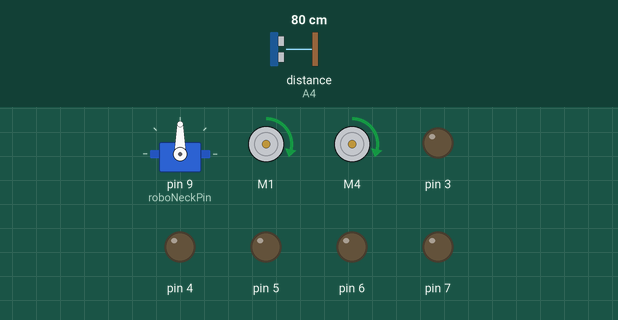
Recording of a sketch running on a simulated Arduino Uno, built with avr-gcc and run on an emulated ATmega328P. Shown: servo, 2 × DC motor (green arrow = forward, orange = backward, longer = faster), output pins drawn as LEDs (lit = HIGH). Wiring (inferred from the names in the program): ultrasonic range finder: trigger A5; echo A4. Inputs (shaded band) come from the test bench; at power-on: distance to the obstacle (sensor on A4) 80 cm. The echo pulse lasts 58.3 µs per cm; pins used as bus, display or sensor lines are not drawn; what the sketch prints to the serial monitor is not drawn.

Above: at 0.96 s.
1.3 s: distance to the obstacle (sensor on A4) set to 22 cm
At 1.57 s:
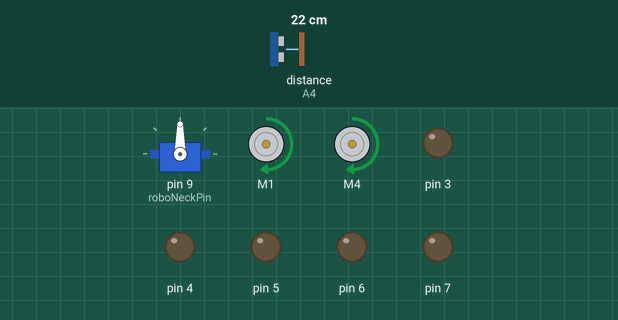
4.3 s: distance to the obstacle (sensor on A4) set to 19 cm
At 5.1 s:
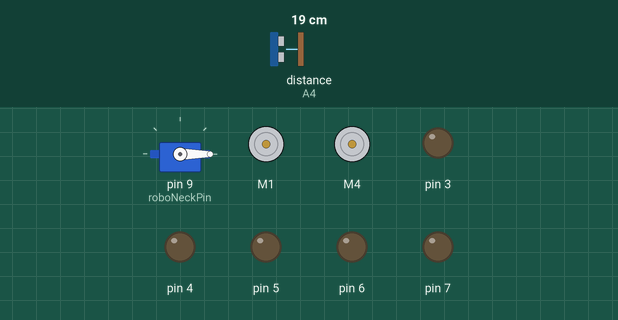
7.3 s: distance to the obstacle (sensor on A4) set to 11 cm
10.3 s: distance to the obstacle (sensor on A4) set to 8 cm
At 11.9 s:
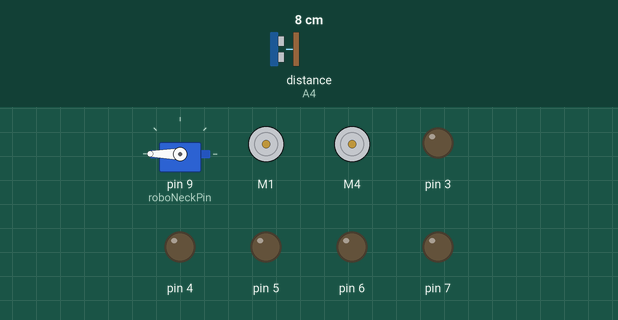
13.3 s: distance to the obstacle (sensor on A4) set to 35 cm
16.3 s: distance to the obstacle (sensor on A4) set to 18 cm
At 19.2 s:
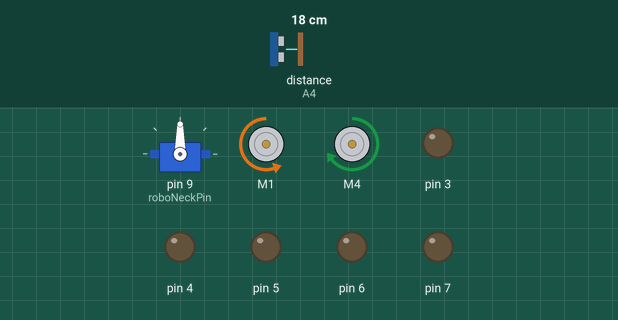
Timing chart, 0 to 20.3 s (numbered marks = the images above; inputs shaded):
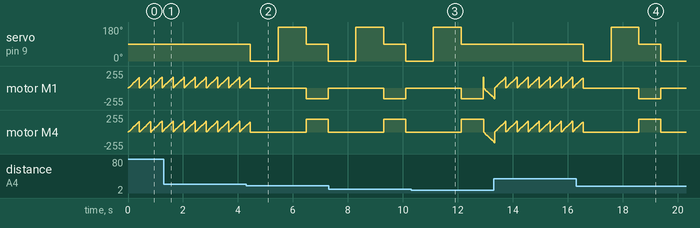

The sketch:

2WD_Robot.ino
```cpp
#include <AFMotor.h>      //add Adafruit Motor Shield library
#include <Servo.h>

#define MAX_SPEED 160 // sets speed of DC traction motors to 150/250 or about 70% of full speed - to get power drain down.
#define MAX_SPEED_OFFSET 35 // this sets offset to allow for differences between the two DC traction motors

Servo RoboNeck; //the eye holder

AF_DCMotor rightMotor(1); // create motor #1 using M1 output on Motor Drive Shield, set to 1kHz PWM frequency
AF_DCMotor leftMotor(4); // create motor #4, using M4 output on Motor Drive Shield, set to 1kHz PWM frequency


const unsigned short EchoPin = A4; // Echo pin for Ultrasonic sensor
const unsigned short TrigPin = A5; //Triger pin for Ultrasonic sensor


const unsigned short roboNeckPin = 9; //Servo input pin

int currentDist = 0; //
int speedSet = 0;
void setup() {
  Serial.begin(9600); //
  //Set the pins direction
  for (unsigned short i = 3; i <= 7; i++) {
    pinMode(i, OUTPUT);
  }
  pinMode(roboNeckPin, OUTPUT);

  RoboNeck.attach(roboNeckPin);

  RoboNeck.write(90); // tells the servo to position at 90-degrees ie. facing forward.

}

void loop() {
  currentDist = MeasuringDistance();
  if (currentDist > 20) {
    moveForward();
  }
  else if (currentDist < 10) {
    moveBackward();
  }
  else {
    changeDirection();
  }
}


//Measure the distance
int MeasuringDistance() {
  long duration;
  pinMode(TrigPin, OUTPUT);
  digitalWrite(TrigPin, LOW);
  delayMicroseconds(2);
  digitalWrite(TrigPin, HIGH);
  delayMicroseconds(10);
  digitalWrite(TrigPin, LOW);
  pinMode(EchoPin, INPUT);
  duration = pulseIn(EchoPin, HIGH);
  int distance = duration / 58;
  return distance;
}

//
void moveForward() {
  rightMotor.run(FORWARD);      // turn right motor forward
  leftMotor.run(FORWARD);       // turn left motor forward
  for (speedSet = 0; speedSet < MAX_SPEED; speedSet += 2) // slowly bring the speed up to avoid loading down the batteries too quickly
  {
    leftMotor.setSpeed(speedSet);
    rightMotor.setSpeed(speedSet);
    delay(5);
  }
}

//
void moveBackward() {
  Serial.print("The Robot is moving backward!!!");
  rightMotor.run(BACKWARD);      // turn right motor backward
  leftMotor.run(BACKWARD);       // turn left motor backward
  for (speedSet = 0; speedSet < MAX_SPEED; speedSet += 2) // slowly bring the speed up to avoid loading down the batteries too quickly
  {
    leftMotor.setSpeed(speedSet);
    rightMotor.setSpeed(speedSet);
    delay(5);
  }
}

//
void changeDirection() {
  Stop();//

  RoboNeck.write(0);
  delay(1000);
  int leftDist = MeasuringDistance();   //
  delay(10);
  RoboNeck.write(180);
  delay(1000);
  int rightDist = MeasuringDistance();   //
  delay(10);
  RoboNeck.write(90);
  if (leftDist < rightDist) {
    turnLeft();
  }
  else {
    turnRight();
  }
  return;
}

//
void Stop() {
  leftMotor.run(RELEASE);
  rightMotor.run(RELEASE);
  //RoboNeck.write(70);  //
}

//
void turnLeft() {
  Serial.print("The Robot is turning left!!!");
  rightMotor.run(FORWARD);     // turn motor 4 forward
  leftMotor.run(BACKWARD);      // turn motor 2 backward
  leftMotor.setSpeed(speedSet + MAX_SPEED_OFFSET);
  delay(800); // run motors this way for 1500
  leftMotor.run(FORWARD);      // turn it on going forward
  rightMotor.run(FORWARD);     // turn it on going forward
  //Stop();
}

//
void turnRight() {
  Serial.print("The Robot is turning left!!!");
  rightMotor.run(BACKWARD);     // turn motor 4 forward
  leftMotor.run(FORWARD);      // turn motor 2 backward
  leftMotor.setSpeed(speedSet + MAX_SPEED_OFFSET);
  delay(800); // run motors this way for 1500
  leftMotor.run(FORWARD);      // turn it on going forward
  rightMotor.run(FORWARD);     // turn it on going forward
  //Stop();
}
```

Measured:
- the behaviour switches between 21 and 20 cm on distance to the obstacle (sensor on A4) (found by bisection; images 1 and 2)
- the behaviour switches between 10 and 9 cm on distance to the obstacle (sensor on A4) (found by bisection; images 2 and 3)
- after the input at 4.3 s, servo on pin 9 (roboNeckPin): 90° → 0° after 0.15 s, → 180° 1.0 s later, → 90° 1.0 s later, → 0° 0.80 s later
- after the input at 10.3 s, servo on pin 9 (roboNeckPin): goes on until 12.1 s, then stays 90°
- after the input at 16.3 s, servo on pin 9 (roboNeckPin): 90° → 0° after 0.26 s, → 180° 1.0 s later, → 90° 1.0 s later, → 0° 0.80 s later
- by itself, motor M4: ramps from stopped to forward 195/255 and jumps back, once every 2.8 s
